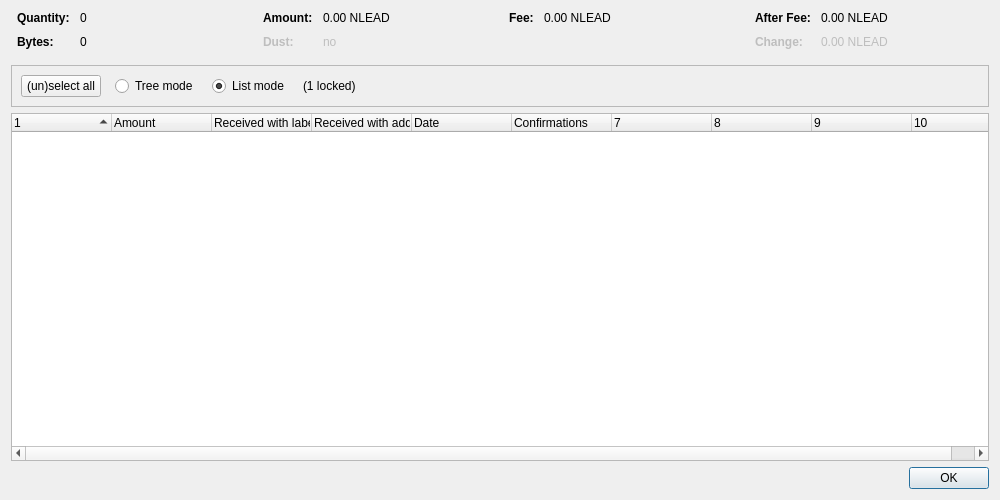
<?xml version="1.0" encoding="UTF-8"?>
<ui version="4.0">
 <class>CoinControlDialog</class>
 <widget class="QDialog" name="CoinControlDialog">
  <property name="geometry">
   <rect>
    <x>0</x>
    <y>0</y>
    <width>1000</width>
    <height>500</height>
   </rect>
  </property>
  <property name="windowTitle">
   <string>Coin Selection</string>
  </property>
  <layout class="QVBoxLayout" name="verticalLayout">
   <item>
    <layout class="QHBoxLayout" name="horizontalLayoutTop" stretch="0,0,0,0">
     <property name="topMargin">
      <number>0</number>
     </property>
     <property name="bottomMargin">
      <number>10</number>
     </property>
     <item>
      <layout class="QFormLayout" name="formLayoutCoinControl1">
       <property name="horizontalSpacing">
        <number>10</number>
       </property>
       <property name="verticalSpacing">
        <number>10</number>
       </property>
       <property name="leftMargin">
        <number>6</number>
       </property>
       <property name="rightMargin">
        <number>6</number>
       </property>
       <item row="0" column="0">
        <widget class="QLabel" name="labelCoinControlQuantityText">
         <property name="font">
          <font>
           <bold>true</bold>
          </font>
         </property>
         <property name="text">
          <string>Quantity:</string>
         </property>
        </widget>
       </item>
       <item row="0" column="1">
        <widget class="QLabel" name="labelCoinControlQuantity">
         <property name="cursor">
          <cursorShape>IBeamCursor</cursorShape>
         </property>
         <property name="contextMenuPolicy">
          <enum>Qt::ActionsContextMenu</enum>
         </property>
         <property name="text">
          <string notr="true">0</string>
         </property>
         <property name="textInteractionFlags">
          <set>Qt::LinksAccessibleByMouse|Qt::TextSelectableByKeyboard|Qt::TextSelectableByMouse</set>
         </property>
        </widget>
       </item>
       <item row="1" column="0">
        <widget class="QLabel" name="labelCoinControlBytesText">
         <property name="font">
          <font>
           <bold>true</bold>
          </font>
         </property>
         <property name="text">
          <string>Bytes:</string>
         </property>
        </widget>
       </item>
       <item row="1" column="1">
        <widget class="QLabel" name="labelCoinControlBytes">
         <property name="cursor">
          <cursorShape>IBeamCursor</cursorShape>
         </property>
         <property name="contextMenuPolicy">
          <enum>Qt::ActionsContextMenu</enum>
         </property>
         <property name="text">
          <string notr="true">0</string>
         </property>
         <property name="textInteractionFlags">
          <set>Qt::LinksAccessibleByMouse|Qt::TextSelectableByKeyboard|Qt::TextSelectableByMouse</set>
         </property>
        </widget>
       </item>
      </layout>
     </item>
     <item>
      <layout class="QFormLayout" name="formLayoutCoinControl2">
       <property name="horizontalSpacing">
        <number>10</number>
       </property>
       <property name="verticalSpacing">
        <number>10</number>
       </property>
       <property name="leftMargin">
        <number>6</number>
       </property>
       <property name="rightMargin">
        <number>6</number>
       </property>
       <item row="0" column="0">
        <widget class="QLabel" name="labelCoinControlAmountText">
         <property name="font">
          <font>
           <bold>true</bold>
          </font>
         </property>
         <property name="text">
          <string>Amount:</string>
         </property>
        </widget>
       </item>
       <item row="0" column="1">
        <widget class="QLabel" name="labelCoinControlAmount">
         <property name="cursor">
          <cursorShape>IBeamCursor</cursorShape>
         </property>
         <property name="contextMenuPolicy">
          <enum>Qt::ActionsContextMenu</enum>
         </property>
         <property name="text">
          <string notr="true">0.00 NLEAD</string>
         </property>
         <property name="textInteractionFlags">
          <set>Qt::LinksAccessibleByMouse|Qt::TextSelectableByKeyboard|Qt::TextSelectableByMouse</set>
         </property>
        </widget>
       </item>
       <item row="1" column="0">
        <widget class="QLabel" name="labelCoinControlLowOutputText">
         <property name="enabled">
          <bool>false</bool>
         </property>
         <property name="font">
          <font>
           <bold>true</bold>
          </font>
         </property>
         <property name="text">
          <string>Dust:</string>
         </property>
        </widget>
       </item>
       <item row="1" column="1">
        <widget class="QLabel" name="labelCoinControlLowOutput">
         <property name="enabled">
          <bool>false</bool>
         </property>
         <property name="cursor">
          <cursorShape>IBeamCursor</cursorShape>
         </property>
         <property name="contextMenuPolicy">
          <enum>Qt::ActionsContextMenu</enum>
         </property>
         <property name="text">
          <string notr="true">no</string>
         </property>
         <property name="textInteractionFlags">
          <set>Qt::LinksAccessibleByMouse|Qt::TextSelectableByKeyboard|Qt::TextSelectableByMouse</set>
         </property>
        </widget>
       </item>
      </layout>
     </item>
     <item>
      <layout class="QFormLayout" name="formLayoutCoinControl3">
       <property name="horizontalSpacing">
        <number>10</number>
       </property>
       <property name="verticalSpacing">
        <number>10</number>
       </property>
       <property name="leftMargin">
        <number>6</number>
       </property>
       <property name="rightMargin">
        <number>6</number>
       </property>
       <item row="0" column="0">
        <widget class="QLabel" name="labelCoinControlFeeText">
         <property name="font">
          <font>
           <bold>true</bold>
          </font>
         </property>
         <property name="text">
          <string>Fee:</string>
         </property>
        </widget>
       </item>
       <item row="0" column="1">
        <widget class="QLabel" name="labelCoinControlFee">
         <property name="cursor">
          <cursorShape>IBeamCursor</cursorShape>
         </property>
         <property name="contextMenuPolicy">
          <enum>Qt::ActionsContextMenu</enum>
         </property>
         <property name="text">
          <string notr="true">0.00 NLEAD</string>
         </property>
         <property name="textInteractionFlags">
          <set>Qt::LinksAccessibleByMouse|Qt::TextSelectableByKeyboard|Qt::TextSelectableByMouse</set>
         </property>
        </widget>
       </item>
      </layout>
     </item>
     <item>
      <layout class="QFormLayout" name="formLayoutCoinControl4">
       <property name="horizontalSpacing">
        <number>10</number>
       </property>
       <property name="verticalSpacing">
        <number>10</number>
       </property>
       <property name="leftMargin">
        <number>6</number>
       </property>
       <property name="rightMargin">
        <number>6</number>
       </property>
       <item row="0" column="0">
        <widget class="QLabel" name="labelCoinControlAfterFeeText">
         <property name="font">
          <font>
           <bold>true</bold>
          </font>
         </property>
         <property name="text">
          <string>After Fee:</string>
         </property>
        </widget>
       </item>
       <item row="0" column="1">
        <widget class="QLabel" name="labelCoinControlAfterFee">
         <property name="cursor">
          <cursorShape>IBeamCursor</cursorShape>
         </property>
         <property name="contextMenuPolicy">
          <enum>Qt::ActionsContextMenu</enum>
         </property>
         <property name="text">
          <string notr="true">0.00 NLEAD</string>
         </property>
         <property name="textInteractionFlags">
          <set>Qt::LinksAccessibleByMouse|Qt::TextSelectableByKeyboard|Qt::TextSelectableByMouse</set>
         </property>
        </widget>
       </item>
       <item row="1" column="0">
        <widget class="QLabel" name="labelCoinControlChangeText">
         <property name="enabled">
          <bool>false</bool>
         </property>
         <property name="font">
          <font>
           <bold>true</bold>
          </font>
         </property>
         <property name="text">
          <string>Change:</string>
         </property>
        </widget>
       </item>
       <item row="1" column="1">
        <widget class="QLabel" name="labelCoinControlChange">
         <property name="enabled">
          <bool>false</bool>
         </property>
         <property name="cursor">
          <cursorShape>IBeamCursor</cursorShape>
         </property>
         <property name="contextMenuPolicy">
          <enum>Qt::ActionsContextMenu</enum>
         </property>
         <property name="text">
          <string notr="true">0.00 NLEAD</string>
         </property>
         <property name="textInteractionFlags">
          <set>Qt::LinksAccessibleByMouse|Qt::TextSelectableByKeyboard|Qt::TextSelectableByMouse</set>
         </property>
        </widget>
       </item>
      </layout>
     </item>
    </layout>
   </item>
   <item>
    <widget class="QFrame" name="frame">
     <property name="minimumSize">
      <size>
       <width>0</width>
       <height>40</height>
      </size>
     </property>
     <property name="frameShape">
      <enum>QFrame::StyledPanel</enum>
     </property>
     <property name="frameShadow">
      <enum>QFrame::Sunken</enum>
     </property>
     <layout class="QHBoxLayout" name="horizontalLayout">
      <item>
       <layout class="QHBoxLayout" name="horizontalLayoutPanel" stretch="0,0,0,0,0">
        <property name="spacing">
         <number>14</number>
        </property>
        <item>
         <widget class="QPushButton" name="pushButtonSelectAll">
          <property name="sizePolicy">
           <sizepolicy hsizetype="Maximum" vsizetype="Fixed">
            <horstretch>0</horstretch>
            <verstretch>0</verstretch>
           </sizepolicy>
          </property>
          <property name="text">
           <string>(un)select all</string>
          </property>
          <property name="autoDefault">
           <bool>false</bool>
          </property>
         </widget>
        </item>
        <item>
         <widget class="QRadioButton" name="radioTreeMode">
          <property name="sizePolicy">
           <sizepolicy hsizetype="Maximum" vsizetype="Fixed">
            <horstretch>0</horstretch>
            <verstretch>0</verstretch>
           </sizepolicy>
          </property>
          <property name="text">
           <string>Tree mode</string>
          </property>
         </widget>
        </item>
        <item>
         <widget class="QRadioButton" name="radioListMode">
          <property name="sizePolicy">
           <sizepolicy hsizetype="Maximum" vsizetype="Fixed">
            <horstretch>0</horstretch>
            <verstretch>0</verstretch>
           </sizepolicy>
          </property>
          <property name="text">
           <string>List mode</string>
          </property>
          <property name="checked">
           <bool>true</bool>
          </property>
         </widget>
        </item>
        <item>
         <widget class="QLabel" name="labelLocked">
          <property name="text">
           <string notr="true">(1 locked)</string>
          </property>
         </widget>
        </item>
        <item>
         <spacer name="horizontalSpacer">
          <property name="orientation">
           <enum>Qt::Horizontal</enum>
          </property>
          <property name="sizeHint" stdset="0">
           <size>
            <width>40</width>
            <height>20</height>
           </size>
          </property>
         </spacer>
        </item>
       </layout>
      </item>
     </layout>
    </widget>
   </item>
   <item>
    <widget class="CoinControlTreeWidget" name="treeWidget">
     <property name="contextMenuPolicy">
      <enum>Qt::CustomContextMenu</enum>
     </property>
     <property name="sortingEnabled">
      <bool>false</bool>
     </property>
     <property name="columnCount">
      <number>10</number>
     </property>
     <attribute name="headerShowSortIndicator" stdset="0">
      <bool>true</bool>
     </attribute>
     <attribute name="headerStretchLastSection">
      <bool>false</bool>
     </attribute>
     <column>
      <property name="text">
       <string/>
      </property>
     </column>
     <column>
      <property name="text">
       <string>Amount</string>
      </property>
     </column>
     <column>
      <property name="text">
       <string>Received with label</string>
      </property>
     </column>
     <column>
      <property name="text">
       <string>Received with address</string>
      </property>
     </column>
     <column>
      <property name="text">
       <string>Date</string>
      </property>
     </column>
     <column>
      <property name="text">
       <string>Confirmations</string>
      </property>
      <property name="toolTip">
       <string>Confirmed</string>
      </property>
     </column>
     <column>
      <property name="text">
       <string/>
      </property>
     </column>
     <column>
      <property name="text">
       <string/>
      </property>
     </column>
     <column>
      <property name="text">
       <string/>
      </property>
     </column>
     <column>
      <property name="text">
       <string/>
      </property>
     </column>
    </widget>
   </item>
   <item>
    <widget class="QDialogButtonBox" name="buttonBox">
     <property name="orientation">
      <enum>Qt::Horizontal</enum>
     </property>
     <property name="standardButtons">
      <set>QDialogButtonBox::Ok</set>
     </property>
    </widget>
   </item>
  </layout>
 </widget>
 <customwidgets>
  <customwidget>
   <class>CoinControlTreeWidget</class>
   <extends>QTreeWidget</extends>
   <header>qt/coincontroltreewidget.h</header>
  </customwidget>
 </customwidgets>
 <resources/>
 <connections/>
</ui>
